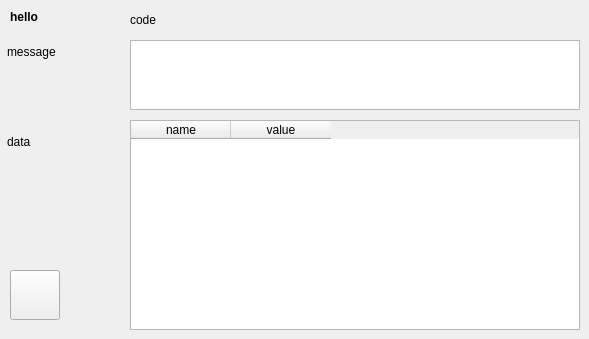
       <widget class="QWidget" name="TabPage" >
        <attribute name="title" >
         <string>response</string>
        </attribute>
        <widget class="QLabel" name="textLabel29" >
         <property name="geometry" >
          <rect>
           <x>7</x>
           <y>132</y>
           <width>110</width>
           <height>20</height>
          </rect>
         </property>
         <property name="text" >
          <string>data</string>
         </property>
         <property name="wordWrap" >
          <bool>false</bool>
         </property>
        </widget>
        <widget class="QLabel" name="textLabel30" >
         <property name="geometry" >
          <rect>
           <x>7</x>
           <y>42</y>
           <width>110</width>
           <height>20</height>
          </rect>
         </property>
         <property name="text" >
          <string>message</string>
         </property>
         <property name="wordWrap" >
          <bool>false</bool>
         </property>
        </widget>
        <widget class="QLabel" name="textLabel31" >
         <property name="geometry" >
          <rect>
           <x>10</x>
           <y>10</y>
           <width>110</width>
           <height>20</height>
          </rect>
         </property>
         <property name="text" >
          <string>&lt;b>hello&lt;/b></string>
         </property>
         <property name="alignment" >
          <set>Qt::AlignLeading|Qt::AlignLeft|Qt::AlignTop</set>
         </property>
         <property name="wordWrap" >
          <bool>true</bool>
         </property>
        </widget>
        <widget class="QLabel" name="hello_code" >
         <property name="geometry" >
          <rect>
           <x>130</x>
           <y>10</y>
           <width>450</width>
           <height>20</height>
          </rect>
         </property>
         <property name="text" >
          <string>code</string>
         </property>
         <property name="wordWrap" >
          <bool>false</bool>
         </property>
        </widget>
        <widget class="QTableWidget" name="hello_table" >
         <property name="geometry" >
          <rect>
           <x>130</x>
           <y>120</y>
           <width>450</width>
           <height>210</height>
          </rect>
         </property>
         <column>
          <property name="text" >
           <string>name</string>
          </property>
         </column>
         <column>
          <property name="text" >
           <string>value</string>
          </property>
         </column>
        </widget>
        <widget class="QTextEdit" name="hello_msg" >
         <property name="geometry" >
          <rect>
           <x>130</x>
           <y>40</y>
           <width>450</width>
           <height>70</height>
          </rect>
         </property>
        </widget>
        <widget class="QPushButton" name="btn_source_hello" >
         <property name="geometry" >
          <rect>
           <x>10</x>
           <y>270</y>
           <width>50</width>
           <height>50</height>
          </rect>
         </property>
         <property name="toolTip" >
          <string/>
         </property>
         <property name="text" >
          <string/>
         </property>
         <property name="icon" >
          <iconset>icon_source.png</iconset>
         </property>
        </widget>
       </widget>
